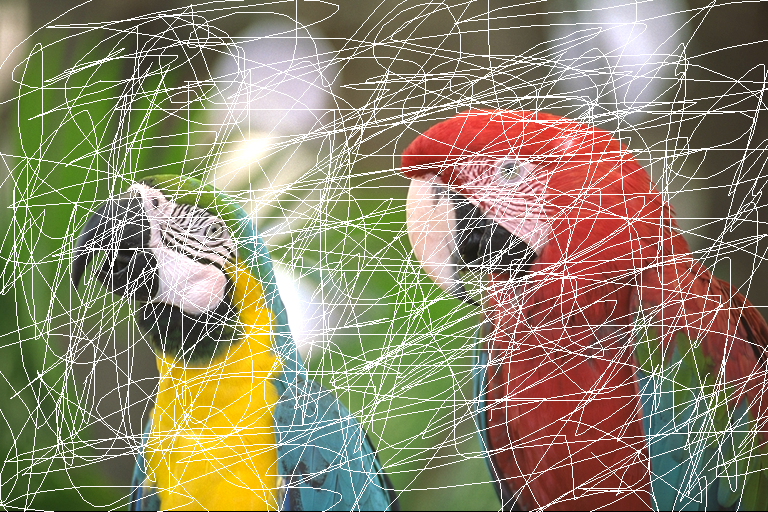
#> input picture new2bird.png, 768 x 512 px
$ python 12_14_3.py
#> lines starting #> are read from the running program, lines starting #| are printed output that depends on the picture
import matplotlib.pyplot as plt
from skimage.restoration import inpaint

# Img = plt.imread('bird.png')
Img1 = (plt.imread('new2bird.png')*255).astype('uint8')
mask = Img1[:,:,0:3].sum(axis=-1)==255*3
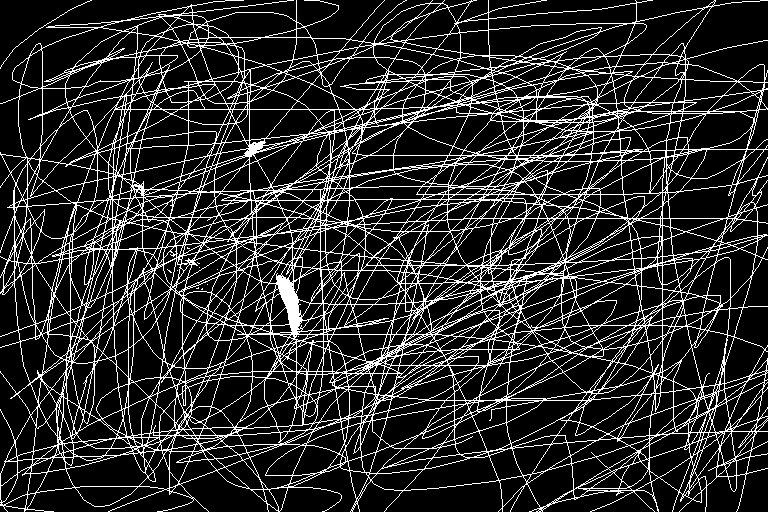
#> mask: shape (512, 768) bool; 16.7% white in thin lines or dots

# origin image
# plt.imshow(Img1[:,:,0:3])

# draw random orbit
# plt.imshow((Img1[:,:,0:3].sum(axis=-1)==255*3),cmap='gray')
Img_inpaint = inpaint.inpaint_biharmonic(Img1[:,:,0:3], mask, channel_axis=-1)
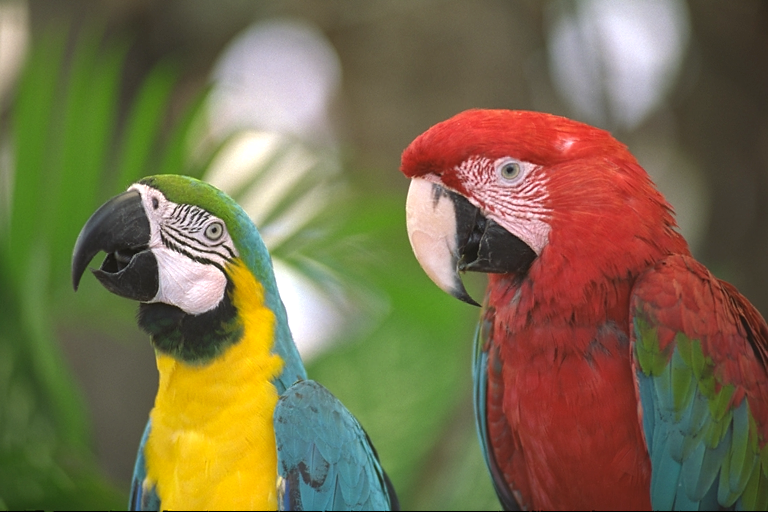
#> Img_inpaint: shape (512, 768, 3) float64; mean R, G, B 0.477, 0.43, 0.297
plt.imshow(Img_inpaint)
plt.show()
